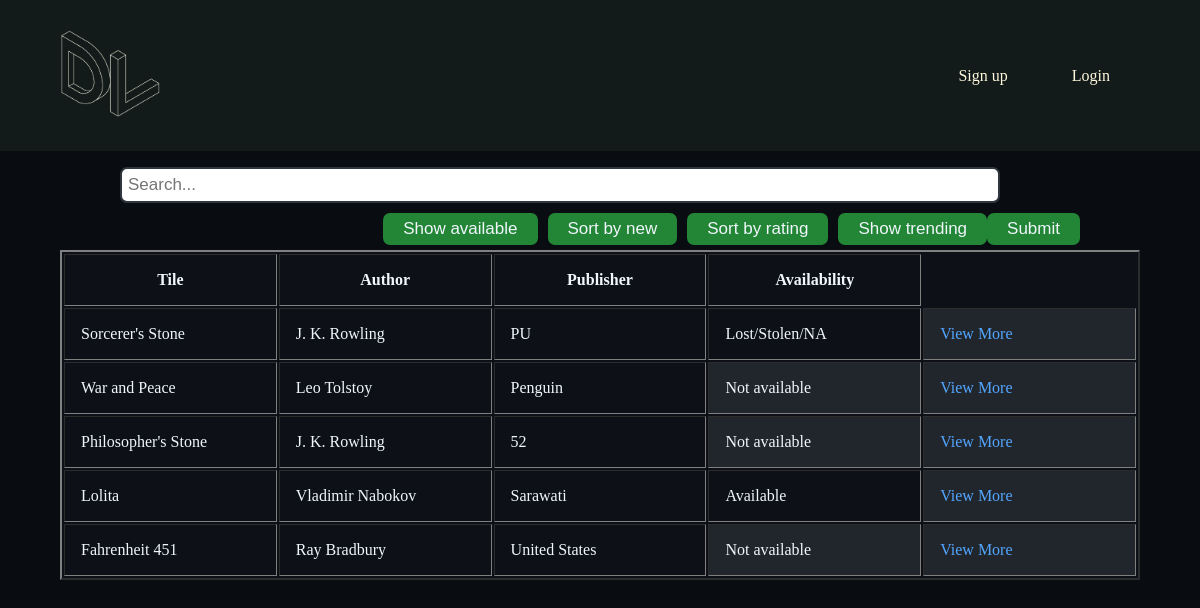
Before: / with the older database file.
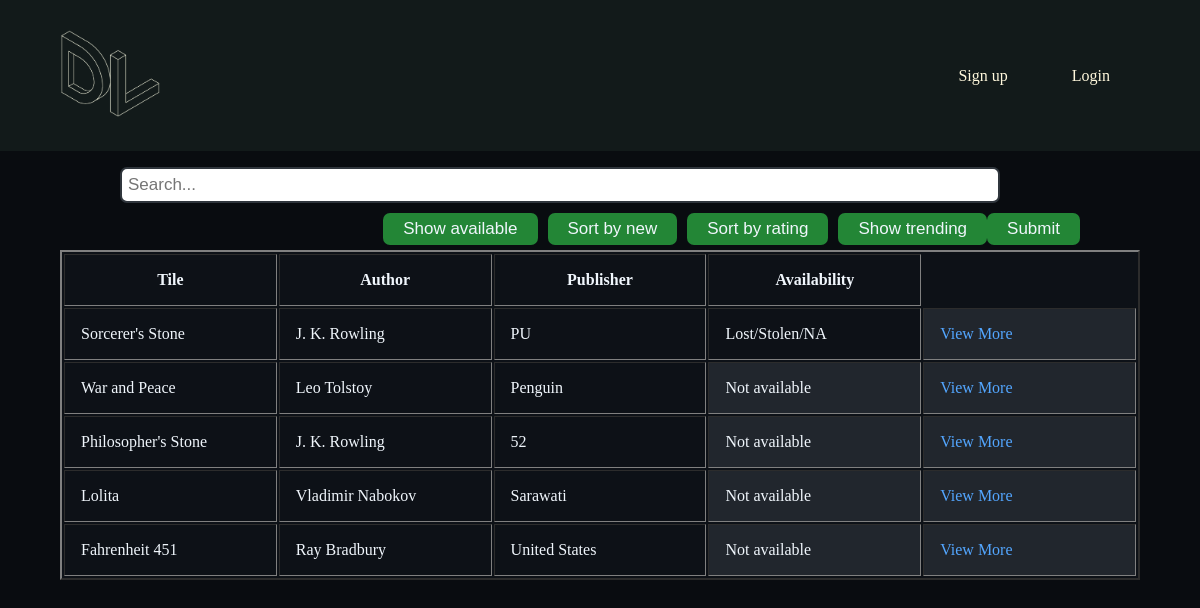
After: the same page with the newer database file.
### book/models.py (models this page shows)
class Book(models.Model):
    Title = models.CharField(max_length = 120,null = False)
    Author = models.CharField(max_length = 120)
    Publisher = models.CharField(max_length = 120)
    Genre = models.CharField(max_length = 120)
    ISBN = models.CharField(max_length = 13,null = False) #as int was small, take as char
    Location = models.TextField()
    Available = models.BooleanField(default=True)
    Lost = models.BooleanField(default=False)
    Comments = models.TextField(null=True)
    SoftCopy = models.URLField(blank = True, max_length=200)

### Home/views.py (the view)
# urls.py: path('', home_view, name='home'),
def home_view(request,*args,**kwargs):
    books = Book.objects.all()
    book_list = []
    for book in books:
        book_list.append(book)
    random.shuffle(book_list)
    if request.user.groups.filter(name="Librarian"):
        return render(request,"Home/home-librarian.html",{"books":book_list})
    else:
        return render(request,"Home/home.html",{"books":book_list})

### Templates/Home/home.html (shortened to what this page needs)
{% load static %}
<!DOCTYPE html>
<head>
    <link rel="stylesheet" href="{% static 'Home/stylen.css' %}">
</head>
<body style= "background-color:#090c10;">
    <header>
    <a href="/"><img src="{% static 'DevLibrary.png' %}" alt="" width = "100" ></a>
        <nav>
            <ul class = "nvlinks">
                {% if user.is_authenticated %}
                <li><a href="user/">Hello, {{user.username}}</a></li>
                <li><a href="logout/">Logout</a></li>
                {% else %}
                <li><a href="register/">Sign up</a></li>
                <li><a href="login/">Login</a></li>
                {% endif %}
            </ul>
        </nav>
    </header>
    <div class = "searchbar">
        <form action = "/search/" method = "GET">
         <input type="text" placeholder="Search..." name="srch" id="srch">
         <button type="submit">Submit</button>
        </form>
        <a href= "/trend/" style ="color:white;text-decoration:none;"><button style="margin:0px 0px 5px 10px">  Show trending </button></a>
        <a href= "/sortrate/" style ="color:white;text-decoration:none;"><button style="margin:0px 0px 5px 10px">  Sort by rating  </button></a>
        <a href= "/sortnew/" style ="color:white;text-decoration:none;"><button style="margin:0px 0px 5px 10px">  Sort by new  </button></a>
        <a href= "/sortavlbl/" style ="color:white;text-decoration:none;"><button style="margin:0px 0px 5px 10px">  Show available  </button></a>
    </div>
    <div>
    <table class="table" border = "2px solid black" style="margin-left:auto;margin-right:auto;width:90%;color:#f0f6fc;background-color:#0d1117">
        <thead>
            <tr>
                <th style = "padding: 16px; width:20%;">Tile</th>
                <th style = "padding: 16px; width:20%;">Author</th>
                <th style = "padding: 16px; width:20%;">Publisher</th>
                <th style = "padding: 16px; width:20%;">Availability</th>
            </tr>
        </thead>
        <tbody>
        {% for book in books%}
            <tr>
                <td style = "padding: 16px; width:20%;" scope="row">{{book.Title}}</td>
                <td style = "padding: 16px; width:20%;">{{book.Author}}</td>
                <td style = "padding: 16px; width:20%;">{{book.Publisher}}</td>
                {% if book.Lost %}
                <td style = "padding: 16px; width:20%;">Lost/Stolen/NA</td>
                {% else %}
                    {% if book.Available %}
                    <td style = "padding: 16px; width:20%;">Available</td>
                    {% else %}
                    <td style = "padding: 16px; width:10%;background-color:#21262d;">Not available</td>
                    {% endif %}
                {% endif %}
                <td style = "padding: 16px; width:20%;background-color:#21262d;"><a href ="/book/{{book.id}}">View More</a></td>
            </tr>
        {% endfor %}
        </tbody>
    </table>
    </div>
</body>

Changed rows visible on the page:
changed Book "Lolita": Available "Available" → "Not available"
